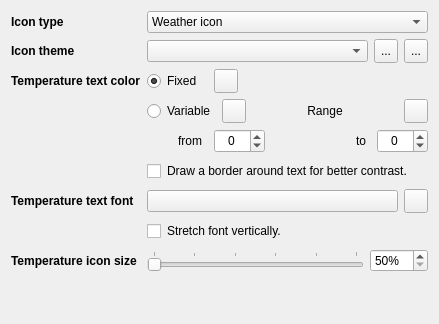
     <widget class="QWidget" name="tab_2">
      <attribute name="title">
       <string>Icon</string>
      </attribute>
      <layout class="QVBoxLayout" name="verticalLayout_8" stretch="0,0">
       <item>
        <layout class="QGridLayout" name="gridLayout_6" columnstretch="0,1">
         <item row="2" column="0">
          <widget class="QLabel" name="m_textColorLabel">
           <property name="minimumSize">
            <size>
             <width>0</width>
             <height>22</height>
            </size>
           </property>
           <property name="font">
            <font>
             <weight>75</weight>
             <bold>true</bold>
            </font>
           </property>
           <property name="toolTip">
            <string>Selects the temperature icon text color</string>
           </property>
           <property name="text">
            <string>Temperature text color</string>
           </property>
           <property name="wordWrap">
            <bool>true</bool>
           </property>
          </widget>
         </item>
         <item row="0" column="0">
          <widget class="QLabel" name="label_15">
           <property name="minimumSize">
            <size>
             <width>100</width>
             <height>0</height>
            </size>
           </property>
           <property name="font">
            <font>
             <weight>75</weight>
             <bold>true</bold>
            </font>
           </property>
           <property name="text">
            <string>Icon type</string>
           </property>
          </widget>
         </item>
         <item row="0" column="1">
          <widget class="QComboBox" name="m_trayIconType">
           <item>
            <property name="text">
             <string>Weather icon</string>
            </property>
           </item>
           <item>
            <property name="text">
             <string>Temperature icon</string>
            </property>
           </item>
           <item>
            <property name="text">
             <string>Weather &amp; temperature icon</string>
            </property>
           </item>
           <item>
            <property name="text">
             <string>Weather icon &amp; temperature icon</string>
            </property>
           </item>
          </widget>
         </item>
         <item row="1" column="0">
          <widget class="QLabel" name="m_iconThemeLabel">
           <property name="minimumSize">
            <size>
             <width>100</width>
             <height>0</height>
            </size>
           </property>
           <property name="font">
            <font>
             <weight>75</weight>
             <bold>true</bold>
            </font>
           </property>
           <property name="toolTip">
            <string>Selects the icon theme.</string>
           </property>
           <property name="text">
            <string>Icon theme</string>
           </property>
          </widget>
         </item>
         <item row="1" column="1">
          <layout class="QHBoxLayout" name="m_iconThemeLayout" stretch="1,0,0">
           <item>
            <widget class="QComboBox" name="m_trayIconTheme">
             <property name="toolTip">
              <string>Selects the icon theme.</string>
             </property>
             <property name="currentText">
              <string notr="true"/>
             </property>
            </widget>
           </item>
           <item>
            <widget class="QToolButton" name="m_iconThemeColor">
             <property name="minimumSize">
              <size>
               <width>24</width>
               <height>24</height>
              </size>
             </property>
             <property name="toolTip">
              <string>Changes icon theme color.</string>
             </property>
             <property name="text">
              <string notr="true">...</string>
             </property>
            </widget>
           </item>
           <item>
            <widget class="QToolButton" name="m_iconSummary">
             <property name="minimumSize">
              <size>
               <width>24</width>
               <height>24</height>
              </size>
             </property>
             <property name="toolTip">
              <string>Shows a summary of theme icons.</string>
             </property>
             <property name="text">
              <string notr="true">...</string>
             </property>
            </widget>
           </item>
          </layout>
         </item>
         <item row="2" column="1">
          <layout class="QHBoxLayout" name="m_tempLayout_1" stretch="0,0,1">
           <item>
            <widget class="QRadioButton" name="m_fixed">
             <property name="minimumSize">
              <size>
               <width>61</width>
               <height>0</height>
              </size>
             </property>
             <property name="text">
              <string>Fixed</string>
             </property>
             <property name="checked">
              <bool>true</bool>
             </property>
            </widget>
           </item>
           <item>
            <widget class="QToolButton" name="m_trayTempColor">
             <property name="minimumSize">
              <size>
               <width>24</width>
               <height>24</height>
              </size>
             </property>
             <property name="maximumSize">
              <size>
               <width>24</width>
               <height>24</height>
              </size>
             </property>
             <property name="toolTip">
              <string>Click to change fixed color...</string>
             </property>
             <property name="text">
              <string/>
             </property>
            </widget>
           </item>
           <item>
            <spacer name="horizontalSpacer_2">
             <property name="orientation">
              <enum>Qt::Horizontal</enum>
             </property>
             <property name="sizeHint" stdset="0">
              <size>
               <width>40</width>
               <height>20</height>
              </size>
             </property>
            </spacer>
           </item>
          </layout>
         </item>
         <item row="3" column="1">
          <layout class="QHBoxLayout" name="m_tempLayout_2" stretch="0,0,1,0">
           <item>
            <widget class="QRadioButton" name="m_variable">
             <property name="minimumSize">
              <size>
               <width>61</width>
               <height>0</height>
              </size>
             </property>
             <property name="text">
              <string>Variable</string>
             </property>
            </widget>
           </item>
           <item>
            <widget class="QToolButton" name="m_minColor">
             <property name="minimumSize">
              <size>
               <width>24</width>
               <height>24</height>
              </size>
             </property>
             <property name="maximumSize">
              <size>
               <width>24</width>
               <height>24</height>
              </size>
             </property>
             <property name="toolTip">
              <string>Click to change minimum value color...</string>
             </property>
             <property name="text">
              <string/>
             </property>
            </widget>
           </item>
           <item>
            <widget class="QLabel" name="m_range">
             <property name="sizePolicy">
              <sizepolicy hsizetype="Expanding" vsizetype="Preferred">
               <horstretch>0</horstretch>
               <verstretch>0</verstretch>
              </sizepolicy>
             </property>
             <property name="text">
              <string>Range</string>
             </property>
             <property name="scaledContents">
              <bool>true</bool>
             </property>
             <property name="alignment">
              <set>Qt::AlignCenter</set>
             </property>
            </widget>
           </item>
           <item>
            <widget class="QToolButton" name="m_maxColor">
             <property name="minimumSize">
              <size>
               <width>24</width>
               <height>24</height>
              </size>
             </property>
             <property name="maximumSize">
              <size>
               <width>24</width>
               <height>24</height>
              </size>
             </property>
             <property name="toolTip">
              <string>Click to change maximum value color...</string>
             </property>
             <property name="text">
              <string/>
             </property>
            </widget>
           </item>
          </layout>
         </item>
         <item row="4" column="1">
          <layout class="QHBoxLayout" name="m_tempLayout_3">
           <item>
            <widget class="QLabel" name="m_from">
             <property name="minimumSize">
              <size>
               <width>61</width>
               <height>0</height>
              </size>
             </property>
             <property name="text">
              <string>from</string>
             </property>
             <property name="alignment">
              <set>Qt::AlignRight|Qt::AlignTrailing|Qt::AlignVCenter</set>
             </property>
             <property name="indent">
              <number>6</number>
             </property>
            </widget>
           </item>
           <item>
            <widget class="QSpinBox" name="m_minSpinBox">
             <property name="minimumSize">
              <size>
               <width>0</width>
               <height>24</height>
              </size>
             </property>
             <property name="toolTip">
              <string>Minimum range value</string>
             </property>
             <property name="alignment">
              <set>Qt::AlignCenter</set>
             </property>
             <property name="minimum">
              <number>-100</number>
             </property>
             <property name="maximum">
              <number>100</number>
             </property>
            </widget>
           </item>
           <item>
            <widget class="QLabel" name="label_19">
             <property name="minimumSize">
              <size>
               <width>100</width>
               <height>0</height>
              </size>
             </property>
             <property name="text">
              <string>to</string>
             </property>
             <property name="alignment">
              <set>Qt::AlignRight|Qt::AlignTrailing|Qt::AlignVCenter</set>
             </property>
             <property name="indent">
              <number>5</number>
             </property>
            </widget>
           </item>
           <item>
            <widget class="QSpinBox" name="m_maxSpinBox">
             <property name="minimumSize">
              <size>
               <width>0</width>
               <height>24</height>
              </size>
             </property>
             <property name="toolTip">
              <string>Maximum range value</string>
             </property>
             <property name="alignment">
              <set>Qt::AlignCenter</set>
             </property>
             <property name="minimum">
              <number>-100</number>
             </property>
             <property name="maximum">
              <number>100</number>
             </property>
            </widget>
           </item>
          </layout>
         </item>
         <item row="5" column="1">
          <layout class="QHBoxLayout" name="m_tempLayout_4" stretch="0,1">
           <item>
            <widget class="QCheckBox" name="m_border">
             <property name="minimumSize">
              <size>
               <width>0</width>
               <height>24</height>
              </size>
             </property>
             <property name="maximumSize">
              <size>
               <width>16777215</width>
               <height>24</height>
              </size>
             </property>
             <property name="toolTip">
              <string>Draw a border around temperature icon text.</string>
             </property>
             <property name="text">
              <string/>
             </property>
            </widget>
           </item>
           <item>
            <widget class="ClickableLabel" name="m_borderLabel">
             <property name="toolTip">
              <string>Draw a border around temperature icon text.</string>
             </property>
             <property name="text">
              <string>Draw a border around text for better contrast.</string>
             </property>
             <property name="wordWrap">
              <bool>true</bool>
             </property>
            </widget>
           </item>
          </layout>
         </item>
         <item row="7" column="1">
          <layout class="QHBoxLayout" name="m_tempLayout_5">
           <item>
            <widget class="QPushButton" name="m_fontButton">
             <property name="toolTip">
              <string>Selects the temperature icon text font</string>
             </property>
             <property name="styleSheet">
              <string notr="true">QPushButton { Text-align:left }</string>
             </property>
             <property name="text">
              <string/>
             </property>
            </widget>
           </item>
           <item>
            <widget class="QToolButton" name="m_fontPreview">
             <property name="minimumSize">
              <size>
               <width>24</width>
               <height>24</height>
              </size>
             </property>
             <property name="toolTip">
              <string>Preview of the temperature icon</string>
             </property>
             <property name="text">
              <string/>
             </property>
            </widget>
           </item>
          </layout>
         </item>
         <item row="7" column="0">
          <widget class="QLabel" name="m_textFontLabel">
           <property name="font">
            <font>
             <weight>75</weight>
             <bold>true</bold>
            </font>
           </property>
           <property name="toolTip">
            <string>Selects the temperature icon text font</string>
           </property>
           <property name="text">
            <string>Temperature text font</string>
           </property>
           <property name="wordWrap">
            <bool>true</bool>
           </property>
          </widget>
         </item>
         <item row="8" column="1">
          <layout class="QHBoxLayout" name="m_tempLayout_6" stretch="0,1">
           <item>
            <widget class="QCheckBox" name="m_stretch">
             <property name="minimumSize">
              <size>
               <width>0</width>
               <height>24</height>
              </size>
             </property>
             <property name="toolTip">
              <string>Stretches the font vertically to occupy all available space in the icon.</string>
             </property>
             <property name="text">
              <string/>
             </property>
            </widget>
           </item>
           <item>
            <widget class="ClickableLabel" name="m_stretchLabel">
             <property name="toolTip">
              <string>Stretches the font vertically to occupy all available space in the icon.</string>
             </property>
             <property name="text">
              <string>Stretch font vertically.</string>
             </property>
            </widget>
           </item>
          </layout>
         </item>
         <item row="9" column="0">
          <widget class="QLabel" name="m_tempIconSizeLabel">
           <property name="minimumSize">
            <size>
             <width>0</width>
             <height>24</height>
            </size>
           </property>
           <property name="font">
            <font>
             <weight>75</weight>
             <bold>true</bold>
            </font>
           </property>
           <property name="toolTip">
            <string>Modifies the temperature icon size.</string>
           </property>
           <property name="text">
            <string>Temperature icon size</string>
           </property>
           <property name="wordWrap">
            <bool>true</bool>
           </property>
          </widget>
         </item>
         <item row="9" column="1">
          <layout class="QHBoxLayout" name="m_tempLayout_7">
           <item>
            <widget class="QSlider" name="m_iconSize">
             <property name="toolTip">
              <string>Modifies the temperature icon size.</string>
             </property>
             <property name="minimum">
              <number>50</number>
             </property>
             <property name="maximum">
              <number>100</number>
             </property>
             <property name="orientation">
              <enum>Qt::Horizontal</enum>
             </property>
             <property name="tickPosition">
              <enum>QSlider::TicksAbove</enum>
             </property>
            </widget>
           </item>
           <item>
            <widget class="QSpinBox" name="m_iconSizeSpinbox">
             <property name="toolTip">
              <string>Modifies the temperature icon size.</string>
             </property>
             <property name="suffix">
              <string notr="true">%</string>
             </property>
             <property name="minimum">
              <number>50</number>
             </property>
             <property name="maximum">
              <number>100</number>
             </property>
            </widget>
           </item>
          </layout>
         </item>
        </layout>
       </item>
       <item>
        <spacer name="verticalSpacer_3">
         <property name="orientation">
          <enum>Qt::Vertical</enum>
         </property>
         <property name="sizeHint" stdset="0">
          <size>
           <width>20</width>
           <height>40</height>
          </size>
         </property>
        </spacer>
       </item>
      </layout>
     </widget>
